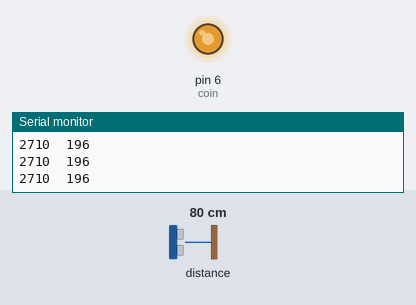
The sketch below on a simulated Arduino Pro Mini, built with avr-gcc and run on an emulated ATmega328P. Shown: output pins drawn as LEDs (lit = HIGH), the last lines printed to the serial monitor. The inputs (shaded band) are chosen by the test bench; at power-on: distance to the obstacle 80 cm.

Above: at 1.2 s.
1.3 s: distance to the obstacle set to 120 cm
At 2.3 s:
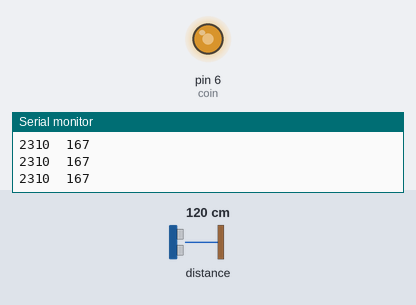
2.8 s: distance to the obstacle set to 250 cm
At 3.9 s:
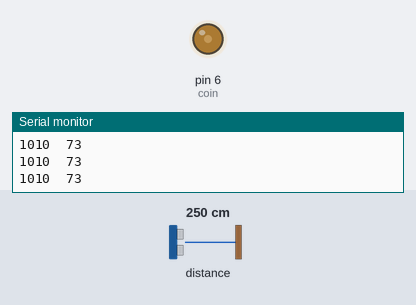
4.3 s: distance to the obstacle set to 299 cm
At 5.4 s:
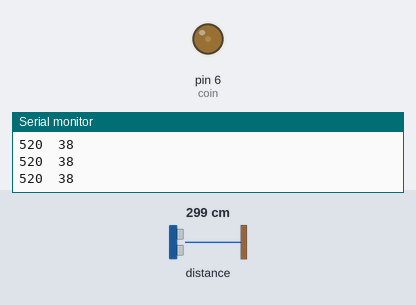
Timing chart, 0 to 7.3 s (numbered marks = the images above; inputs shaded):
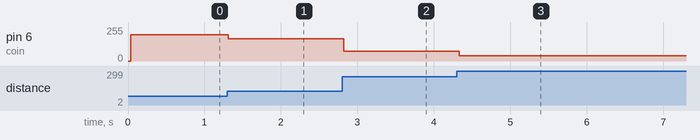

Measured:
- after the input at 1.3 s, pin 6 (coin): 196/255 → 167/255 at once
- after the input at 2.8 s, pin 6 (coin): 167/255 → 73/255 at once
- after the input at 4.3 s, pin 6 (coin): 73/255 → 38/255 at once

The sketch:

braillenextLidar.ino
```cpp
//-------------imports-----------
#include <Wire.h>
#include <VL53L1X.h>

//-----------defines---------
#define coin  6  // find its pin on pro mini
#define numReadings 10

//---------instances and declearations-----------
VL53L1X lidar;  /// global

//--------variable declearations----------
int readings[numReadings];      // the readings from the analog input
int readIndex = 0;              // the index of the current reading
int total = 0;                  // the running total
int average = 0;
int newav;
int i = 0;
int fadeValue;
int cm;


//---------void setup-----------
void setup()
{
  pinMode(coin, OUTPUT);
  Serial.begin(115200);

  Wire.begin();
  Wire.setClock(400000); // use 400 kHz I2C

  lidar.setTimeout(500);
  if (!lidar.init())
  {
    Serial.println("Failed to detect and initialize lidar!");
    while (1);
  }
    lidar.setDistanceMode(VL53L1X::Long);
  lidar.setMeasurementTimingBudget(50000);
  lidar.startContinuous(50);
}

//-------int average function------------
int av(int b)
{
  total = total - readings[readIndex];
  // read from the lidar:
  readings[readIndex] = b;
  // add the reading to the total:
  total = total + readings[readIndex];
  // advance to the next position in the array:
  readIndex = readIndex + 1;
  // if we're at the end of the array...
  if (readIndex >= numReadings) {
    // ...wrap around to the beginning:
    readIndex = 0;
  }

  average = total / numReadings; // calculate the average:
   return b;   //this is optional , needs to be tested
  //return average;
}

//-------void buzz function----------
void buzz(int k)
{
  k = k/15;
  digitalWrite(coin,HIGH);
 delay(k);
 digitalWrite(coin,LOW);
 delay(k);
}

//-----------void loop----------
void loop() {
//  digitalWrite(coin,LOW);

  long duration, distance;

  distance = lidar.read();

  newav = av(distance);

  if (newav >= 3500 || newav <= 0){
    Serial.println("Out of range");
  }

  else
  {
      cm = 3510 - newav;
  //fadeValue = map(cm , 0, 250, 0, 254);
fadeValue = map(newav , 0, 3500, 254, 0);
Serial.print(cm);
Serial.print("\t");
  analogWrite(coin, fadeValue);  // Writes the fadeValue to pin 9
    //buzz(fadeValue);    //this is for vibrating on and off
  Serial.println(fadeValue);
  }
}
```
